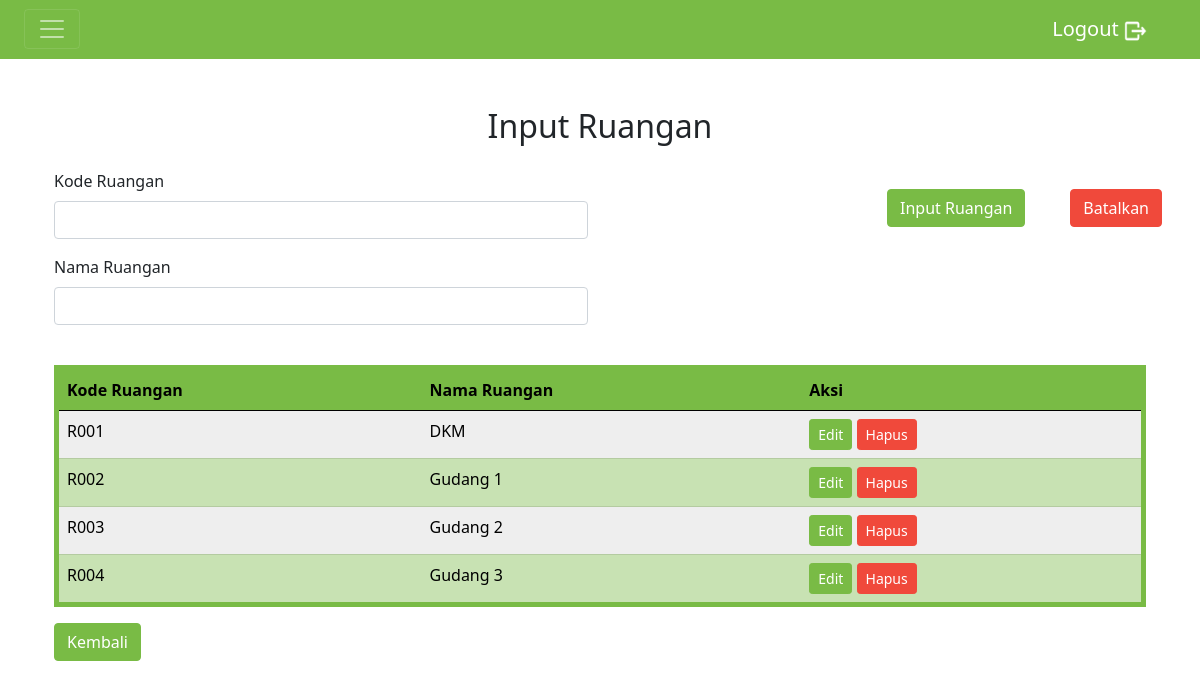
Page /input_ruangan.php (signed in) on the committed database.
### tables this page shows
CREATE TABLE `ruangan` (
  `kd_ruangan` varchar(10) NOT NULL,
  `nama_ruangan` varchar(255) NOT NULL
);

### input_ruangan.php (called while the page is built, shortened)
<?php
include("config.php");
include("Functions/function_ruangan.php");
$data_ruangan = show_ruangan();
require_once("Pages/ruangan.php");
?>

### Functions/function_ruangan.php (called while the page is built, shortened)
<?php
function show_ruangan()
{
    global $koneksi;
    $sql = "SELECT * FROM ruangan";
    $result = mysqli_query($koneksi, $sql);
    $data = [];
    while($row = mysqli_fetch_assoc($result)) {
        $data[] = $row;
    }
    return $data;
}
?>

### Pages/ruangan.php (the view, shortened to what this page needs)
<!DOCTYPE html>
<html lang="en">
<head>
    <link href="https://cdn.jsdelivr.net/npm/bootstrap@5.2.0-beta1/dist/css/bootstrap.min.css" rel="stylesheet"
>
    <link href="Style/style.css" rel="stylesheet">
</head>
<body>
    <section>
        <div class="text-center mt-5">
            <h2>Input Ruangan</h2>
        </div>
    </section>
    <section>
        <div class="container my-4">
            <form class="row" method="post" action="Ruangan/add_ruangan.php">
                <div class="col-lg-6">
                    <div class="mb-3">
                        <label for="kode_ruangan" class="form-label">Kode Ruangan</label>
                        <input type="text" class="form-control" name="kode_ruangan" required>
                    </div>
                    <div class="mb-3">
                        <label for="nama_ruangan" class="form-label">Nama Ruangan</label>
                        <input type="text" class="form-control" name="nama_ruangan" required>
                    </div>
                </div>
                <div class="col-lg-6">
                    <div class="row g-3 align-items-center justify-content-end mt-1">
                        <div class="col-4">
                            <button type="submit" class="btn btn-primary text-white" name="input">Input Ruangan</button>
                        </div>
                        <div class="col-2">
                            <button type="reset" class="btn btn-danger text-white">Batalkan</button>
                        </div>
                    </div>
                </div>
            </form>
        </div>
    </section>
    <section>
        <div class="container">
            <table class="border border-5 border-primary table table-striped">
                <thead class="table-primary">
                    <tr>
                        <th>Kode Ruangan</th>
                        <th>Nama Ruangan</th>
                        <th>Aksi</th>
                    </tr>
                </thead>
                <tbody class="table-secondary">
                    <?php
                        foreach ($data_ruangan as $row)
                        {
                            echo "<tr>
                                    <td> {$row['kd_ruangan']} </td>
                                    <td> {$row['nama_ruangan']} </td>
                                    <td>
                                        <a class='btn text-white btn-primary btn-sm' href='update_ruangan.php?kode_ruangan={$row['kd_ruangan']}'>Edit</a>
                                        <a class='btn text-white btn-danger btn-sm' href='Ruangan/delete_ruangan.php?kode_ruangan={$row['kd_ruangan']}'>Hapus</a>
                                    </td>
                                </tr>";
                        }
                    ?>
                </tbody>
            </table>
            <a href="input_db.php">
                <button class="btn btn-primary text-white">Kembali</button>
            </a>
        </div>
    </section>
</body>
</html>

### rows in the picture
ruangan: kd_ruangan "R001", nama_ruangan "DKM"
ruangan: kd_ruangan "R002", nama_ruangan "Gudang 1"
ruangan: kd_ruangan "R003", nama_ruangan "Gudang 2"
ruangan: kd_ruangan "R004", nama_ruangan "Gudang 3"
